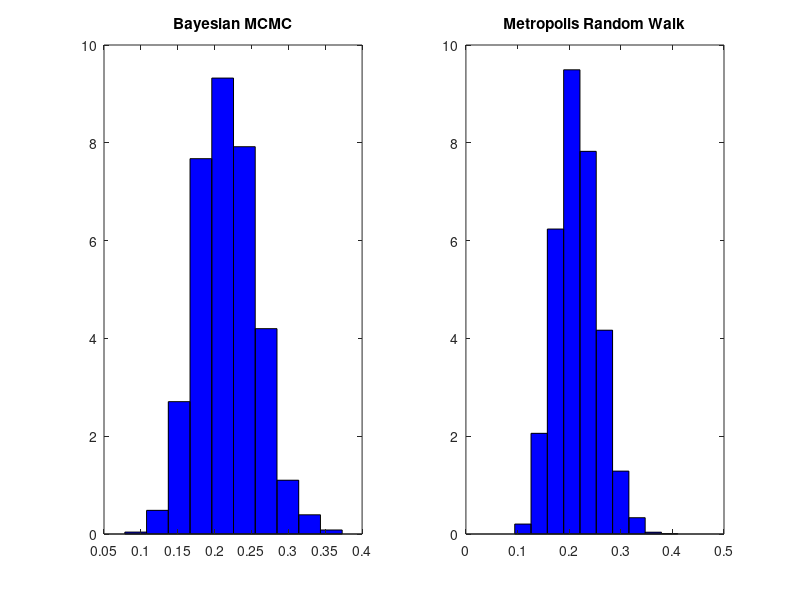

Here is the MATLAB script that generated this plot:
% PART 0. 
% generate hypothezied rs from bernoulli(0.2)
data = binornd(1,0.2,1,100); m = length(data);

% PART 1. 
% use the M-H sampler to generate MC of size 2000 whose invariance
% (target) distribution is given by the posterior distribution of
% theta|X

% Set up function handle to evaluate the likelihood.
likelihood = @(theta,x,n) theta.^sum(x).*(1-theta).^(n-sum(x));

% Generate 10000 samples in the chain.
n = 20000; % random sample size
% initialize the chain
mc1 = zeros(1,n);
mc1(1) = rand(1); % generate the starting point
for i = 2:n
    % generate a candidate from the chosen prior unif(0,1)
    y = unifrnd(0,1);
    % generate a uniform for comparison
    u = rand(1);
    alphaf = min([1, likelihood(y,data,m)/(likelihood(mc1(i-1),data,m))]);
    if u <= alphaf
        mc1(i) = y;
    else
        mc1(i) = mc1(i-1);
    end
end
% burn-in 5%
mc1= mc1(0.05*n+1:n);

% PART 2.
% Given that we know the posterior theta|x is dist Beta(sum(x)+1,n-sum(x)+1
% generate a MC from this dist using the random walk sampler.

% Set up function handle to evaluate the Beta kernel.
betapdfker = @(x,a,b) (x.^(a-1)).*((1-x).^(b-1));
alpha = sum(data)+1; beta = m-sum(data)+1; % parameters for the beata

% generate the MC
mc2 = zeros(1,n);
mc2(1) = rand(1); % generate the starting point
for i = 2:n
    % generate a candidate from the chosen prior unif(0,1)
    a = -0.5; b = 0.5;
    z = a + (b-a)*unifrnd(0,1);
    y = mc2(i-1)+z/sqrt(12);
    % generate a uniform for comparison
    u = rand(1);
    alphaf = min([1, betapdfker(y,alpha,beta)/(betapdfker(mc2(i-1),alpha,beta))]);
    if u <= alphaf
        mc2(i) = y;
    else
        mc2(i) = mc2(i-1);
    end
end
% burn-in 5%
mc2= mc2(0.05*n+1:n);

% Part 3.
% Calculate mean and sd
meanMC1 = mean(mc1);
stdMC1 = std(mc1);
meanMC2 = mean(mc2);
stdMC2 = std(mc2);
fprintf('\nThe mean of the Bayesian MC is: %2.4f\n',meanMC1)
fprintf('\nThe std deviation of the Bayesian MC is: %2.4f\n',stdMC1)
fprintf('\nThe mean of the Random Walk MC is: %2.4f\n',meanMC2)
fprintf('\nThe std deviation of the Random Walk MC is: %2.4f\n',stdMC2)

% Part 4.
% plot histograms and compare
figure(1)
subplot(1,2,1)
[fhath, bc] = hist(mc1);
fhath = fhath/((bc(2)-bc(1))*sum(fhath));
bar(bc,fhath,1,'b')
title('Bayesian MCMC')
subplot(1,2,2)
[fhath, bc] = hist(mc2);
fhath = fhath/((bc(2)-bc(1))*sum(fhath));
bar(bc,fhath,1,'b')
title('Metropolis Random Walk')
